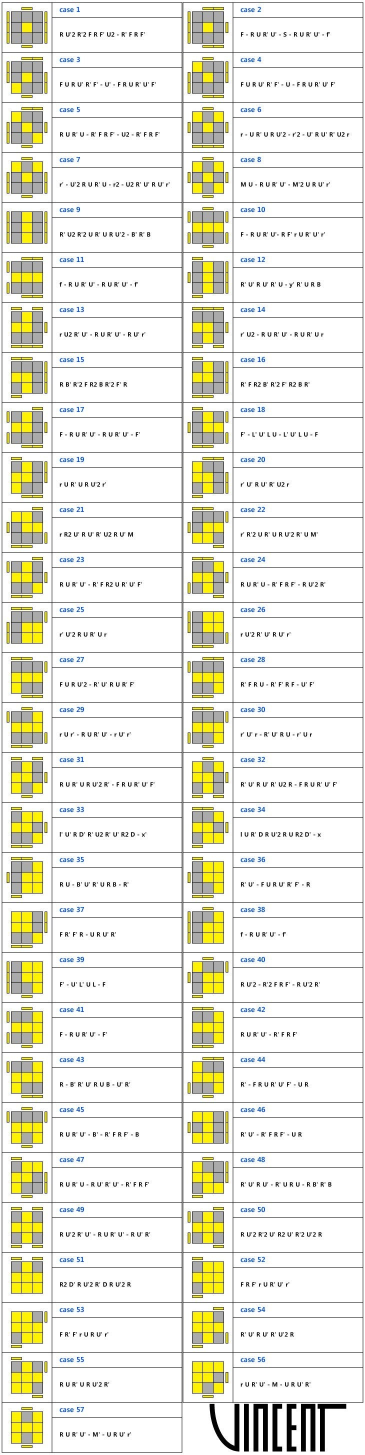
#> input picture solve/oll_yshoon17.jpg, 730 x 2910 px, found by its file name (shown at 1/2 size)
$ python inspect_oll.py
#> lines starting #> are read from the running program, lines starting #| are printed output that depends on the picture
import os
from PIL import Image

solve_dir = r"d:\temp\ferdyTemp\qqtimer\solve"
scratch = r"C:\Users\SDS\.gemini\antigravity-ide\brain\be2688f9-e873-458b-b5b9-03d67a9c4283\scratch"
os.makedirs(scratch, exist_ok=True)

oll = Image.open(os.path.join(solve_dir, "oll_yshoon17.jpg"))
#> oll is the input picture: PIL image 730x2910 RGB; mean R, G, B 233.9, 233.7, 222.4
w, h = oll.size
#> w = 730; h = 2910

# Let's crop text strips for OLL rows to read the formulas clearly
# Row height = 100
# Left col text: x: 104 to 365
# Right col text: x: 465 to 725
for r in range(0, 10):
    y1 = 4 + r * 100
    y2 = y1 + 100
    c1 = oll.crop((104, y1, 365, y2))
    c2 = oll.crop((465, y1, 725, y2))
    c1.save(os.path.join(scratch, f"oll_text_r{r+1:02d}_c1.png"))
    c2.save(os.path.join(scratch, f"oll_text_r{r+1:02d}_c2.png"))
#> this loop made 10 passes
#> pass 1, `c1 = oll.crop((104, y1, 365, y2))`:
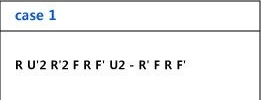
#> c1: PIL image 261x100 RGB; mean R, G, B 242.5, 242.9, 243.3
#> pass 1, `c2 = oll.crop((465, y1, 725, y2))`:
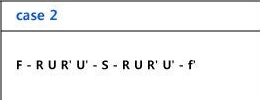
#> c2: PIL image 260x100 RGB; mean R, G, B 243.4, 243.8, 244.2
#> pass 2, `c1 = oll.crop((104, y1, 365, y2))`:
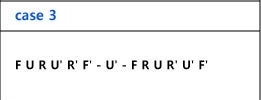
#> c1: PIL image 261x100 RGB; mean R, G, B 242.3, 242.7, 243.1
#> pass 2, `c2 = oll.crop((465, y1, 725, y2))`:
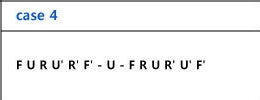
#> c2: PIL image 260x100 RGB; mean R, G, B 242.8, 243.2, 243.6
#> after the loop:
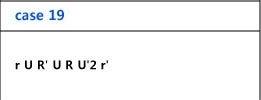
#> c1: PIL image 261x100 RGB; mean R, G, B 244, 244.6, 245.1
#> after the loop:
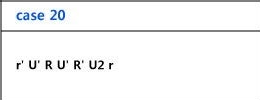
#> c2: PIL image 260x100 RGB; mean R, G, B 244.4, 245, 245.4

print("Saved first 10 rows of OLL text crops.")
